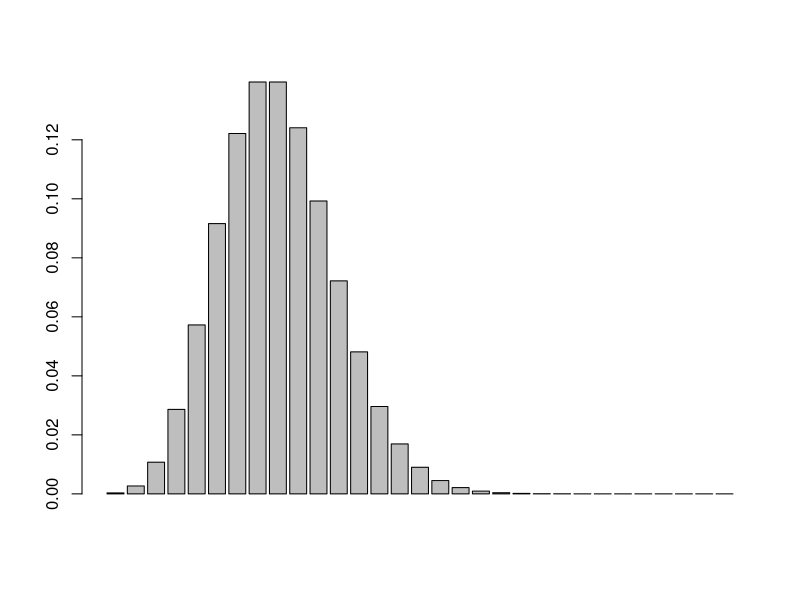
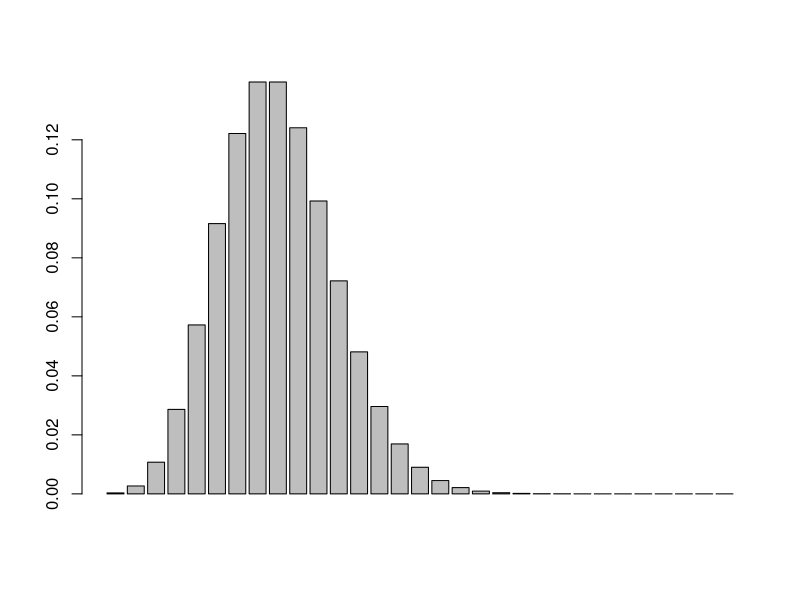

Generate these figures, in order, with R:
# Distribuição de Poisson

lambda = 8

prob = function (k,l) {
       out = l^k * exp(-l)/factorial(k)
       return(out)
}

# prob(20,lambda)

P = NULL
for(k in 0:30) {
       P = c(P, prob(k, lambda))
}

x11(); barplot(P);

P = NULL
for(k in 0:30) {
       P = c(P, dpois(k, lambda))
}

x11(); barplot(P);



# x~Poi(lambda)

